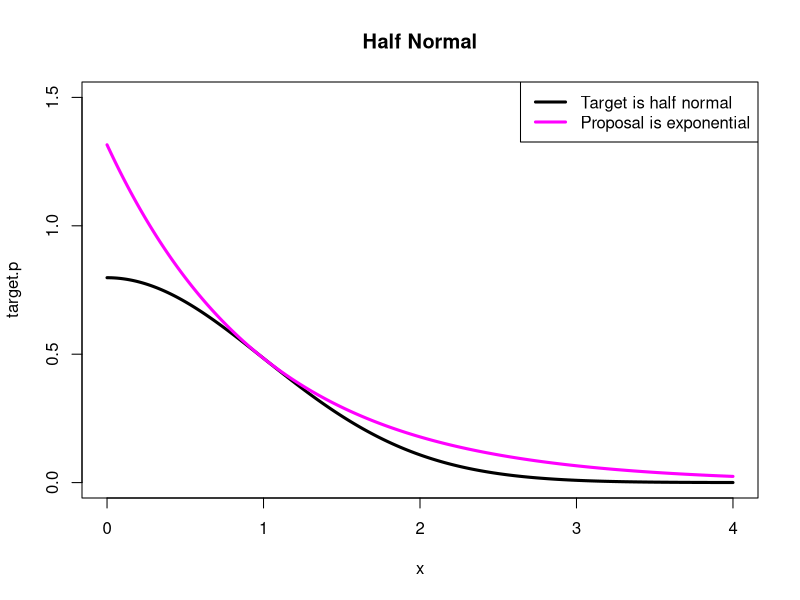
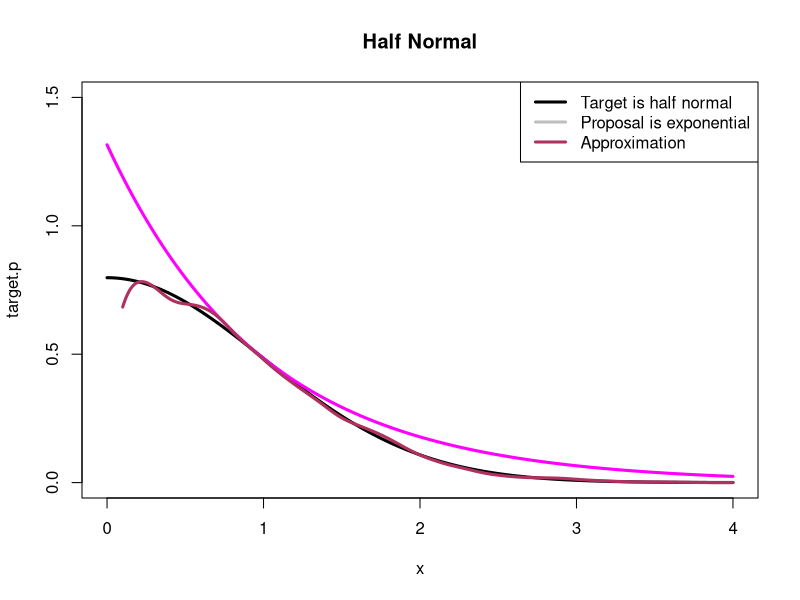

Source code (R) for these figures, in order:
#  Half-normal example.  We use rejection sampling with an exponential 
#  proposal density.  See notes for details.  The bounding constant c
#  is equal to sqrt(2 / pi)*exp(1/2).

#  First draw p(x) and m(x).

x = seq(0, 4, by=0.01)
const = sqrt(2/3.14159)
c = const*exp(0.5)

target.p = const*exp(-x^2/2)
c.mx = c*exp(-x)

plot(x, target.p, type="l", lwd=3, col="black", main="Half Normal", ylim=c(0,1.5))
lines(x, c.mx, col="magenta", lwd=3, type="l")
leg1 = c("Target is half normal", "Proposal is exponential")
legend("topright", leg1, col=c("black", "magenta"), lty=c(1,1), lwd=c(3,3))

#  Now carry out rejection sampling.

keep = 0 ; reject = 0 ;
x = rep(0, 10000)
x.star = rexp(10000, rate=1)
head(x.star)
p.x = const*exp(-x.star^2/2)
m.x = exp(-x.star)
prob = p.x / (c * m.x)
head(p.x)
head(m.x)
head(prob)

for(i in 1:length(x.star)){
   u = runif(1, 0, 1)
   if(u <= prob[i]){
      keep = keep + 1
      x[keep] = x.star[i]
   }
   else{
      reject = reject + 1
   }
}

keep
accept.prob = keep / length(x)
accept.prob

x.plot = rep(0, keep)
for(i in 1:keep){
  x.plot[i] = x[i]
}

x = seq(0, 4, by=0.01)
const = sqrt(2/3.14159)
c = const*exp(0.5)

target.p = const*exp(-x^2/2)
c.mx = c*exp(-x)

plot(x, target.p, type="l", lwd=3, col="black", main="Half Normal", ylim=c(0,1.5))
lines(x, c.mx, col="magenta", lwd=3, type="l")
lines(density(x.plot, from=0.1, to=4), type="l", lwd=3, col="maroon")
leg1 = c("Target is half normal", "Proposal is exponential", "Approximation")
legend("topright", leg1, col=c("black", "gray", "maroon"), lwd=c(3,3,3), lty = c(1,1,1))



